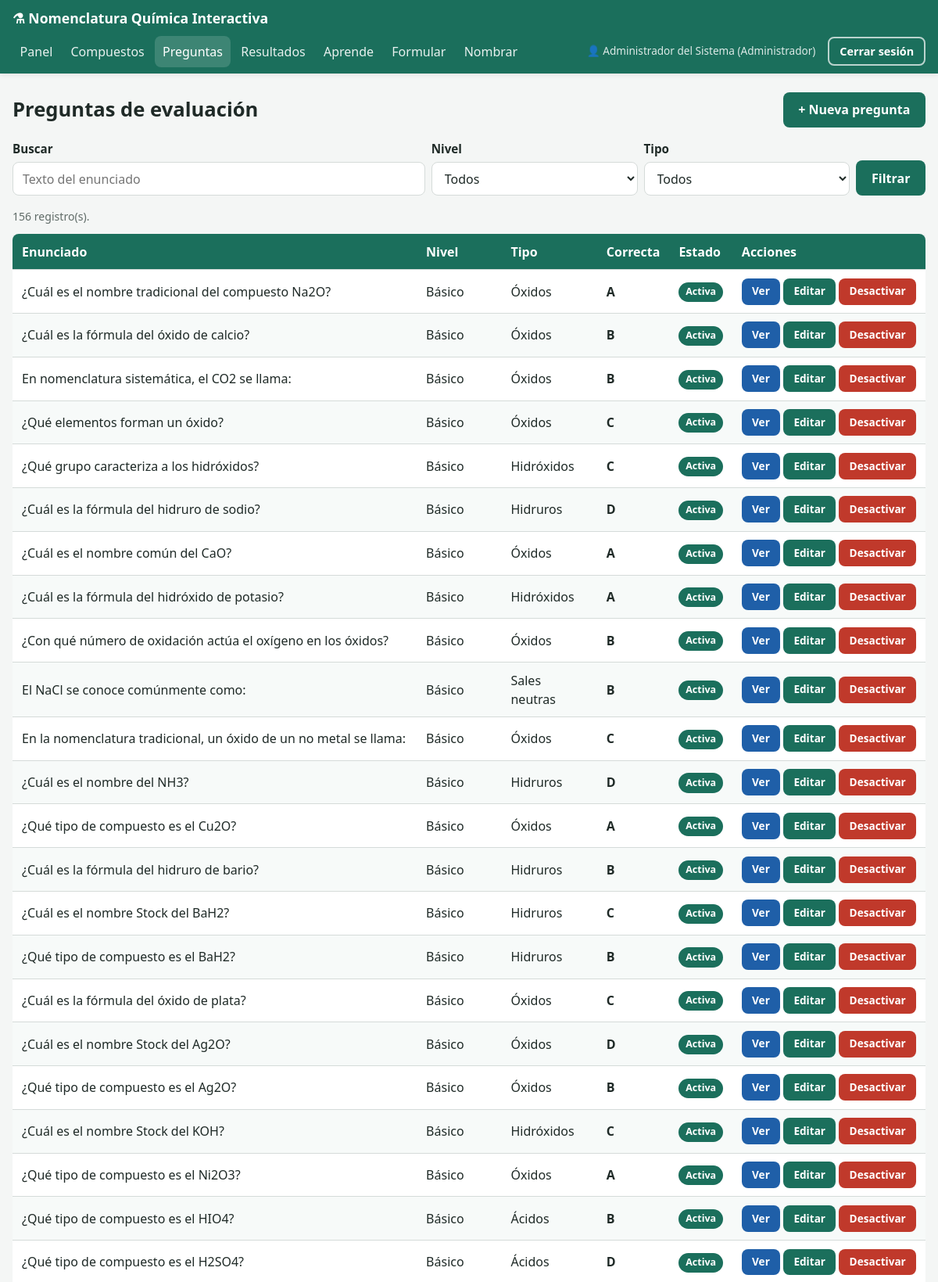
Screenshot of /sql/public/index.php?c=pregunta&a=index (signed in, upper part) with the database file from the repository.
### tables this page shows
CREATE TABLE preguntas (
    id_pregunta         INT          NOT NULL AUTO_INCREMENT,
    id_nivel            INT          NOT NULL,
    id_tipo             INT          NOT NULL,
    enunciado           VARCHAR(255) NOT NULL,
    opcion_a            VARCHAR(100) NOT NULL,
    opcion_b            VARCHAR(100) NOT NULL,
    opcion_c            VARCHAR(100) NOT NULL,
    opcion_d            VARCHAR(100) NOT NULL,
    respuesta_correcta  CHAR(1)      NOT NULL,
    estado              TINYINT(1)   NOT NULL DEFAULT 1 COMMENT '1 = activa, 0 = desactivada',
    PRIMARY KEY (id_pregunta),
    KEY idx_preguntas_nivel (id_nivel),
    KEY idx_preguntas_tipo (id_tipo),
    CONSTRAINT fk_preguntas_niveles FOREIGN KEY (id_nivel) REFERENCES niveles (id_nivel)
        ON UPDATE CASCADE ON DELETE RESTRICT,
    CONSTRAINT fk_preguntas_tipos FOREIGN KEY (id_tipo) REFERENCES tipos_compuesto (id_tipo)
        ON UPDATE CASCADE ON DELETE RESTRICT,
    CONSTRAINT ck_preguntas_respuesta CHECK (respuesta_correcta IN ('A', 'B', 'C', 'D'))
);

CREATE TABLE niveles (
    id_nivel            INT          NOT NULL AUTO_INCREMENT,
    nombre              VARCHAR(20)  NOT NULL,
    descripcion         VARCHAR(150) NULL,
    cantidad_preguntas  TINYINT      NOT NULL DEFAULT 10,
    PRIMARY KEY (id_nivel),
    UNIQUE KEY uq_niveles_nombre (nombre)
);

CREATE TABLE tipos_compuesto (
    id_tipo      INT         NOT NULL AUTO_INCREMENT,
    nombre       VARCHAR(40) NOT NULL,
    descripcion  TEXT        NULL,
    PRIMARY KEY (id_tipo),
    UNIQUE KEY uq_tipos_nombre (nombre)
);

### core/Controller.php (called while the page is built, shortened)
<?php
abstract class Controller
{
    protected function vista(string $ruta, array $parametros = []): void
    {
        extract($parametros, EXTR_SKIP);
        require BASE_PATH . '/views/layout/header.php';
        require BASE_PATH . '/views/' . $ruta . '.php';
        require BASE_PATH . '/views/layout/footer.php';
    }
}

### controllers/PreguntaController.php (called while the page is built, shortened)
<?php
class PreguntaController extends Controller
{
    private Pregunta $modelo;
    public function __construct()
    {
        $this->modelo = new Pregunta();
    }
    public function index(): void
    {
        $idNivel = (int) $this->get('nivel', '0');
        $idTipo = (int) $this->get('tipo', '0');
        $texto = $this->get('q');
        $this->vista('admin/preguntas/index', [
            'titulo'    => 'Preguntas de evaluación',
            'idNivel'   => $idNivel,
            'idTipo'    => $idTipo,
            'texto'     => $texto,
            'niveles'   => (new Nivel())->listar(),
            'tipos'     => (new TipoCompuesto())->listar(),
            'preguntas' => $this->modelo->listar($idNivel, $idTipo, $texto),
        ]);
    }
}

### core/Router.php (called while the page is built, shortened)
<?php
class Router
{
    public static function despachar(): void
    {
        $a = (string) ($_GET['a'] ?? 'index');
        $controlador = new $clase();
        $controlador->$a();
    }
}

### sql/public/index.php (called while the page is built, shortened)
<?php
require_once BASE_PATH . '/core/helpers.php';
spl_autoload_register(function (string $clase) {
    foreach (['core', 'config', 'controllers', 'models'] as $carpeta) {
        $archivo = BASE_PATH . '/' . $carpeta . '/' . $clase . '.php';
        if (is_file($archivo)) {
            return;
        }
    }
});
Router::despachar();

### core/helpers.php (called while the page is built, shortened)
<?php
function e($valor): string
{
    return htmlspecialchars((string) $valor, ENT_QUOTES, 'UTF-8');
}
function url(string $c, string $a = 'index', array $params = []): string
{
    $query = array_merge(['c' => $c, 'a' => $a], $params);
    return BASE_URL . 'index.php?' . http_build_query($query);
}

### core/Model.php (called while the page is built, shortened)
<?php
abstract class Model
{
    public function __construct()
    {
        $this->db = Database::conectar();
    }
}

### config/Database.php (called while the page is built)
<?php
class Database
{
    private static ?PDO $conexion = null;
    public static function conectar(): PDO
    {
        if (self::$conexion === null) {
            $dsn = 'mysql:host=' . DB_HOST . ';dbname=' . DB_NAME . ';charset=' . DB_CHARSET;
            try {
                self::$conexion = new PDO($dsn, DB_USER, DB_PASS, [
                    PDO::ATTR_ERRMODE            => PDO::ERRMODE_EXCEPTION,
                    PDO::ATTR_DEFAULT_FETCH_MODE => PDO::FETCH_ASSOC,
                    PDO::ATTR_EMULATE_PREPARES   => false,
                ]);
            } catch (PDOException $e) {
                http_response_code(500);
                die('No se pudo conectar a la base de datos. Verifique config/config.php y que MySQL esté iniciado.');
            }
        }
        return self::$conexion;
    }
}

### models/Pregunta.php (called while the page is built, shortened)
<?php
class Pregunta extends Model
{
    public function listar(int $idNivel = 0, int $idTipo = 0, string $texto = ''): array
    {
        $sql = self::SELECT_BASE . ' WHERE 1 = 1';
        $params = [];
        $sql .= ' ORDER BY p.id_nivel, p.id_pregunta';
        $st = $this->db->prepare($sql);
        $st->execute($params);
        return $st->fetchAll();
    }
}

### views/admin/preguntas/index.php (the view, shortened to what this page needs)
<div class="encabezado">
    <h1>Preguntas de evaluación</h1>
    <a class="boton" href="<?= e(url('pregunta', 'crear')) ?>">+ Nueva pregunta</a>
</div>
<form method="get" action="<?= e(BASE_URL) ?>index.php" class="filtros filtros-4">
    <div>
        <label for="q" class="etiqueta">Buscar</label>
        <input type="text" class="entrada" id="q" name="q" maxlength="100" value="<?= e($texto) ?>" placeholder="Texto del enunciado">
    </div>
    <div>
        <label for="nivel" class="etiqueta">Nivel</label>
        <select name="nivel" id="nivel" class="entrada">
            <option value="0">Todos</option>
        </select>
    </div>
    <div>
        <label for="tipo" class="etiqueta">Tipo</label>
        <select name="tipo" id="tipo" class="entrada">
            <option value="0">Todos</option>
        </select>
    </div>
    <button type="submit" class="boton">Filtrar</button>
</form>
<p class="texto-gris texto-chico"><?= count($preguntas) ?> registro(s).</p>
<div class="tabla-contenedor">
    <table class="tabla">
        <thead>
            <tr><th>Enunciado</th><th>Nivel</th><th>Tipo</th><th class="texto-centro">Correcta</th><th>Estado</th><th class="texto-derecha">Acciones</th></tr>
        </thead>
        <tbody>
            <?php foreach ($preguntas as $p): ?>
                <tr>
                    <td><?= e($p['enunciado']) ?></td>
                    <td><?= e($p['nivel']) ?></td>
                    <td><?= e($p['tipo']) ?></td>
                    <td class="texto-centro negrita"><?= e($p['respuesta_correcta']) ?></td>
                    <td>
                        <?php if ($p['estado']): ?><span class="insignia">Activa</span>
                        <?php else: ?><span class="insignia insignia-gris">Inactiva</span><?php endif; ?>
                    </td>
                    <td class="texto-derecha sin-salto">
                        <a class="boton boton-azul boton-chico" href="<?= e(url('pregunta', 'ver', ['id' => $p['id_pregunta']])) ?>">Ver</a>
                        <a class="boton boton-chico" href="<?= e(url('pregunta', 'editar', ['id' => $p['id_pregunta']])) ?>">Editar</a>
                        <form method="post" class="en-linea"
                              action="<?= e(url('pregunta', $p['estado'] ? 'desactivar' : 'activar')) ?>"
                              data-confirmar="¿Confirma el cambio de estado de esta pregunta?">
                            <button type="submit" class="boton boton-chico <?= $p['estado'] ? 'boton-rojo' : 'boton-gris' ?>">
                                <?= $p['estado'] ? 'Desactivar' : 'Activar' ?>
                            </button>
                        </form>
                    </td>
                </tr>
            <?php endforeach; ?>
        </tbody>
    </table>
</div>

### sql/public/css/estilos.css (style rules this page uses)
:root { --verde: #1b6f5c; --verde-oscuro: #155a4a; --verde-claro: #e6f2ef; --gris-fondo: #f4f6f5; --gris-borde: #d5dbd9; --gris-texto: #5f6b67; --texto: #1f2a27; --rojo: #c0392b; --rojo-claro: #fbe9e7; --amarillo-claro: #fff6dc; --amarillo-borde: #e3b341; --azul: #1f5fa8; --azul-claro: #e7f0fa; --blanco: #ffffff; --radio: 8px; --sombra: 0 2px 6px rgba(0, 0, 0, 0.08); }
* { box-sizing: border-box; }
html { font-size: 16px; }
body { margin: 0; font-family: "Segoe UI", Roboto, Arial, sans-serif; line-height: 1.5; color: var(--texto); background-color: var(--gris-fondo); min-height: 100vh; display: flex; flex-direction: column; }
h1, h2, h3 { line-height: 1.25; margin: 0 0 .75rem; }
h1 { font-size: 1.6rem; }
p { margin: 0 0 .75rem; }
a { color: var(--verde); }
.boton { display: inline-block; font: inherit; font-weight: 600; text-align: center; text-decoration: none; cursor: pointer; border: 2px solid transparent; border-radius: var(--radio); padding: .55rem 1.1rem; background-color: var(--verde); color: var(--blanco); transition: background-color .15s, box-shadow .15s; }
.boton-azul { background-color: var(--azul); }
.boton-rojo { background-color: var(--rojo); }
.boton-chico { padding: .3rem .7rem; font-size: .85rem; }
.en-linea { display: inline; }
.etiqueta { display: block; font-weight: 600; margin-bottom: .3rem; font-size: .95rem; }
.entrada { display: block; width: 100%; font: inherit; padding: .55rem .75rem; border: 1px solid var(--gris-borde); border-radius: var(--radio); background-color: var(--blanco); color: var(--texto); }
.filtros { display: grid; grid-template-columns: 2fr 1.3fr auto; gap: .5rem; align-items: end; margin-bottom: 1rem; }
.filtros-4 { grid-template-columns: 2fr 1fr 1fr auto; }
.tabla-contenedor { width: 100%; overflow-x: auto; }
.tabla { width: 100%; border-collapse: collapse; background-color: var(--blanco); border-radius: var(--radio); overflow: hidden; box-shadow: var(--sombra); }
.tabla th, .tabla td { padding: .65rem .75rem; text-align: left; border-bottom: 1px solid var(--gris-borde); vertical-align: middle; }
.tabla th { background-color: var(--verde); color: var(--blanco); font-weight: 600; white-space: nowrap; }
.tabla tbody tr:nth-child(even) { background-color: #f7faf9; }
.insignia { display: inline-block; font-size: .78rem; font-weight: 600; padding: .2rem .55rem; border-radius: 999px; background-color: var(--verde); color: var(--blanco); }
.texto-gris { color: var(--gris-texto); }
.texto-centro { text-align: center; }
.texto-derecha { text-align: right; }
.texto-chico { font-size: .88rem; }
.negrita { font-weight: 700; }
.sin-salto { white-space: nowrap; }
.encabezado { display: flex; justify-content: space-between; align-items: center; gap: 1rem; flex-wrap: wrap; margin-bottom: 1rem; }
.encabezado h1 { margin: 0; }

### rows the page displays
preguntas: enunciado "¿Cuál es el nombre tradicional del compuesto Na2O?", id_nivel.nombre "Básico", id_tipo.nombre "Óxidos", respuesta_correcta "A", estado "Activa"
preguntas: enunciado "¿Cuál es la fórmula del óxido de calcio?", id_nivel.nombre "Básico", id_tipo.nombre "Óxidos", respuesta_correcta "B", estado "Activa"
preguntas: enunciado "En nomenclatura sistemática, el CO2 se llama:", id_nivel.nombre "Básico", id_tipo.nombre "Óxidos", respuesta_correcta "B", estado "Activa"
preguntas: enunciado "¿Qué elementos forman un óxido?", id_nivel.nombre "Básico", id_tipo.nombre "Óxidos", respuesta_correcta "C", estado "Activa"
preguntas: enunciado "¿Qué grupo caracteriza a los hidróxidos?", id_nivel.nombre "Básico", id_tipo.nombre "Hidróxidos", respuesta_correcta "C", estado "Activa"
preguntas: enunciado "¿Cuál es la fórmula del hidruro de sodio?", id_nivel.nombre "Básico", id_tipo.nombre "Hidruros", respuesta_correcta "D", estado "Activa"
preguntas: enunciado "¿Cuál es el nombre común del CaO?", id_nivel.nombre "Básico", id_tipo.nombre "Óxidos", respuesta_correcta "A", estado "Activa"
preguntas: enunciado "¿Cuál es la fórmula del hidróxido de potasio?", id_nivel.nombre "Básico", id_tipo.nombre "Hidróxidos", respuesta_correcta "A", estado "Activa"
preguntas: enunciado "¿Con qué número de oxidación actúa el oxígeno en los óxidos?", id_nivel.nombre "Básico", id_tipo.nombre "Óxidos", respuesta_correcta "B", estado "Activa"
preguntas: enunciado "El NaCl se conoce comúnmente como:", id_nivel.nombre "Básico", id_tipo.nombre "Sales neutras", respuesta_correcta "B", estado "Activa"
preguntas: enunciado "En la nomenclatura tradicional, un óxido de un no metal se llama:", id_nivel.nombre "Básico", id_tipo.nombre "Óxidos", respuesta_correcta "C", estado "Activa"
preguntas: enunciado "¿Cuál es el nombre del NH3?", id_nivel.nombre "Básico", id_tipo.nombre "Hidruros", respuesta_correcta "D", estado "Activa"
preguntas: enunciado "¿Qué tipo de compuesto es el Cu2O?", id_nivel.nombre "Básico", id_tipo.nombre "Óxidos", respuesta_correcta "A", estado "Activa"
preguntas: enunciado "¿Cuál es la fórmula del hidruro de bario?", id_nivel.nombre "Básico", id_tipo.nombre "Hidruros", respuesta_correcta "B", estado "Activa"
preguntas: enunciado "¿Cuál es el nombre Stock del BaH2?", id_nivel.nombre "Básico", id_tipo.nombre "Hidruros", respuesta_correcta "C", estado "Activa"
preguntas: enunciado "¿Qué tipo de compuesto es el BaH2?", id_nivel.nombre "Básico", id_tipo.nombre "Hidruros", respuesta_correcta "B", estado "Activa"
preguntas: enunciado "¿Cuál es la fórmula del óxido de plata?", id_nivel.nombre "Básico", id_tipo.nombre "Óxidos", respuesta_correcta "C", estado "Activa"
preguntas: enunciado "¿Cuál es el nombre Stock del Ag2O?", id_nivel.nombre "Básico", id_tipo.nombre "Óxidos", respuesta_correcta "D", estado "Activa"
preguntas: enunciado "¿Qué tipo de compuesto es el Ag2O?", id_nivel.nombre "Básico", id_tipo.nombre "Óxidos", respuesta_correcta "B", estado "Activa"
preguntas: enunciado "¿Cuál es el nombre Stock del KOH?", id_nivel.nombre "Básico", id_tipo.nombre "Hidróxidos", respuesta_correcta "C", estado "Activa"
preguntas: enunciado "¿Qué tipo de compuesto es el Ni2O3?", id_nivel.nombre "Básico", id_tipo.nombre "Óxidos", respuesta_correcta "A", estado "Activa"
preguntas: enunciado "¿Qué tipo de compuesto es el HIO4?", id_nivel.nombre "Básico", id_tipo.nombre "Ácidos", respuesta_correcta "B", estado "Activa"
preguntas: enunciado "¿Qué tipo de compuesto es el H2SO4?", id_nivel.nombre "Básico", id_tipo.nombre "Ácidos", respuesta_correcta "D", estado "Activa"

### other values shown
APP_NOMBRE "Nomenclatura Química Interactiva"
$usuarioSesion['nombre'] "Administrador del Sistema"
$usuarioSesion['rol'] "Administrador"
count($preguntas) "156"
